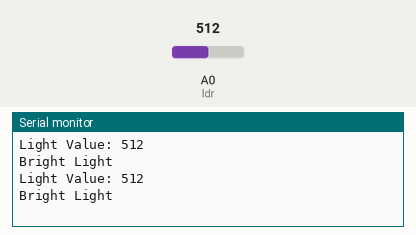
Recording of a sketch running on a simulated Arduino Uno, built with avr-gcc and run on an emulated ATmega328P. Parts: the last lines printed to the serial monitor. Inputs (shaded band) come from the test bench; at power-on: A0 (ldr) = 512.

Above: at 1.8 s.
1.9 s: A0 (ldr) set to 483
At 2.8 s:
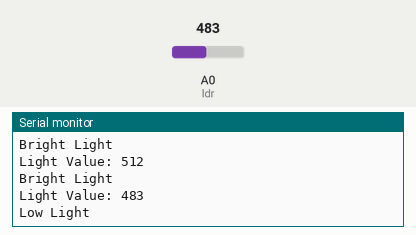
4.5 s: A0 (ldr) set to 510
At 5.8 s:
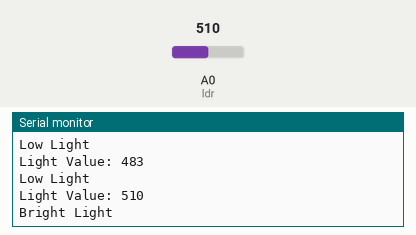
Timing chart, 0 to 7.5 s (numbered marks = the images above; inputs shaded):
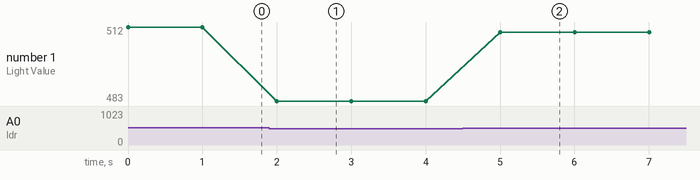

Measured:
- the behaviour switches between 501 and 500 on A0 (ldr) (found by bisection; images 0 and 1)
- after the input at 1.9 s, the serial monitor: prints a new line after 0.10 s (image 1)
- after the input at 4.5 s, the serial monitor: prints a new line after 0.50 s (image 2)
- plotted number 1: 512 → 483 after the input at 1.9 s, 483 → 510 after the input at 4.5 s

The sketch:

LDR_Sensor.ino
```cpp
/*

 * LDR Module Pin       Arduino UNO Pin
 * VCC             ---> 5V
 * GND             ---> GND
 * AO (Analog Out) ---> A0

 */

const int ldr = A0;
int value = 0;

void setup() { Serial.begin(9600); }

void loop() {

  value = analogRead(ldr);

  Serial.print("Light Value: ");
  Serial.println(value);

  if (value > 500) {
    Serial.println("Bright Light");
  } else {
    Serial.println("Low Light");
  }

  delay(1000);
}
```
